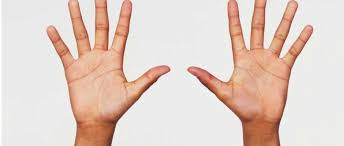
#> input picture palm.jfif, 344 x 146 px
$ jupyter execute segment_contour.ipynb
#> lines starting #> are read from the running program, lines starting #| are printed output that depends on the picture; after the words box and inside, x2 and y2 are one past the last pixel; in counts of white or black regions, pixels touching at a corner belong together; long printed decimals are rounded
[cell 1]
import numpy as np
import matplotlib.pyplot as plt
import cv2
print(cv2.__version__)

[cell 2]
image = cv2.imread('palm.jfif')
#> image is the input picture: shape (146, 344, 3); mean B, G, R 198.4, 207.8, 227.3


image = cv2.cvtColor(image, cv2.COLOR_BGR2RGB)

plt.imshow(image)

[cell 3]
gray = cv2.cvtColor(image,cv2.COLOR_RGB2GRAY)
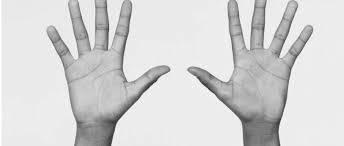
#> gray: shape (146, 344); min 34, max 255, mean 212.6


retval,binary = cv2.threshold(gray, 210,225, cv2.THRESH_BINARY_INV)
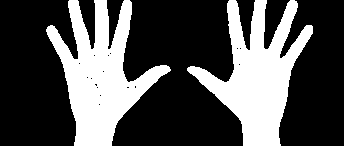
#> binary: shape (146, 344); values 0 (black) and 225 (white), 31.9% white; 2 white regions
plt.imshow(binary, cmap='gray')

[cell 4]
cnts = cv2.findContours(binary, cv2.RETR_EXTERNAL, cv2.CHAIN_APPROX_SIMPLE)
#> cnts = 2 contours; box (x1, y1, x2, y2) and area: (46, 0, 171, 146) 7754, (187, 0, 313, 146) 7584
contours = cnts[0] if len(cnts) == 2 else cnts[1]
#> contours has the same summary as cnts

contours_image = np.copy(image)
contours_image = cv2.drawContours(contours_image, contours, -1, (0,255,0), 3)
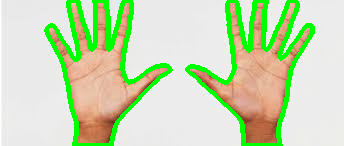
#> contours_image: shape (146, 344, 3); mean R, G, B 200.4, 219.2, 178.6

plt.imshow(contours_image)

[cell 5]
def orientations(image,contours):

    angles = []


    for contour in contours:
        ellipse = cv2.fitEllipse(contour)
        (x,y), (MA,ma), angle = ellipse
        cv2.ellipse(image, ellipse, (255,0,0), 2,cv2.LINE_AA)
        angles.append(angle)

    plt.imshow(image)
    return angles

angles = orientations(contours_image,contours)
#> the loop in orientations, `for contour in contours:` made 2 passes
#> (x, y, MA, ma, angle) on passes 1 to 2: (254.3, 66.06, 99.87, 131.1, 6.54), (103.3, 68.76, 104.9, 127.7, 171.5)
#> after the loop in orientations, `for contour in contours:`:
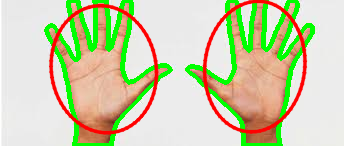
#> image: shape (146, 344, 3); mean R, G, B 204.1, 208, 170.3
#> after the loop in orientations, `for contour in contours:`: angles = [6.54, 171.5]
#> angles = [6.54, 171.5]
print('Angles of each contour (in degrees): ' + str(angles))
#| Angles of each contour (in degrees): [6.540, 171.489]

[cell 6]
def left_hand_crop(image, selected_contour):


    x,y,w,h = cv2.boundingRect(selected_contour)
    cropped_image = np.copy(image)
    cropped_image = cropped_image[y: y + h, x: x + w]

    return cropped_image

selected_contour = contours[1]
#> selected_contour = contour of 277 points, box (x1, y1, x2, y2) (46, 0, 171, 146), area 7754
if(selected_contour is not None):
    cropped_image = left_hand_crop(image, selected_contour)
#> in left_hand_crop, `x,y,w,h = cv2.boundingRect(selected_contour)`: x = 46; y = 0; w = 125; h = 146
#> in left_hand_crop, `cropped_image = cropped_image[y: y + h, x: x + w]`:
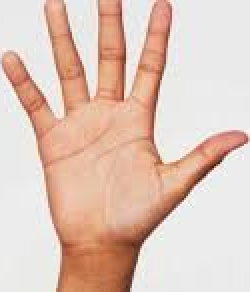
#> cropped_image: shape (146, 125, 3) (shown 2 times larger); mean R, G, B 224.9, 198.6, 185.7
    plt.imshow(cropped_image)
